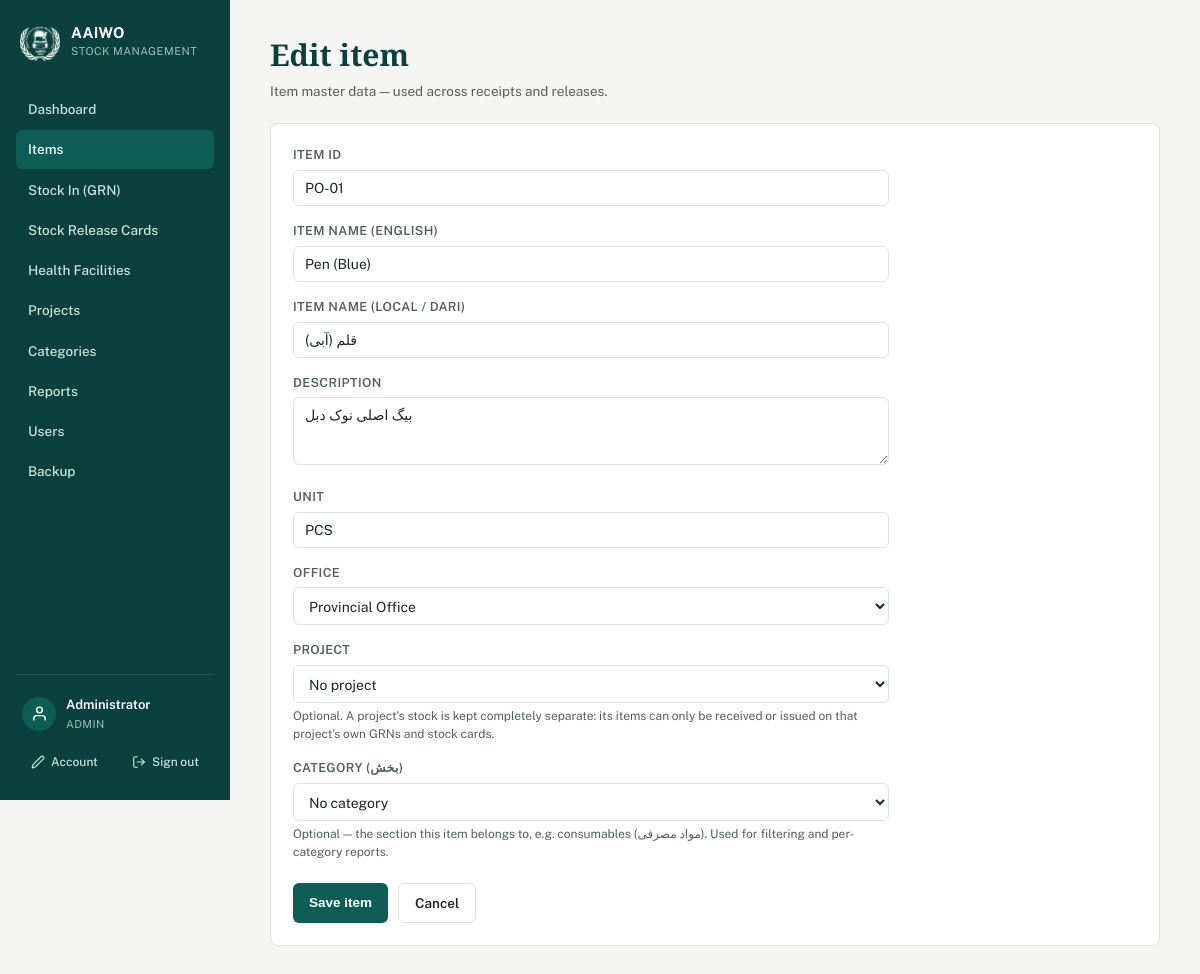
The app's page /item_form?id=1 (signed in) with its own data.
### tables this page shows
CREATE TABLE Users (
            UserID INTEGER PRIMARY KEY AUTOINCREMENT,
            Username TEXT NOT NULL UNIQUE,
            PasswordHash TEXT NOT NULL,
            FullName TEXT,
            Role TEXT NOT NULL DEFAULT 'staff',
            Active INTEGER NOT NULL DEFAULT 1,
            MustChangePassword INTEGER NOT NULL DEFAULT 0,
            CreatedAt TEXT NOT NULL DEFAULT (datetime('now'))
        , FailedLoginAttempts INTEGER NOT NULL DEFAULT 0, LockedUntil TEXT, Office TEXT);

CREATE TABLE Items (
    ItemID         INTEGER PRIMARY KEY,
    ItemNo         INTEGER,
    ItemName       TEXT NOT NULL,
    ItemNameLocal  TEXT,
    Description    TEXT,
    Unit           TEXT,
    OpeningQtyIn   INTEGER DEFAULT 0,
    OpeningQtyOut  INTEGER DEFAULT 0
, LowStockLevel REAL, Office TEXT DEFAULT 'main', ItemCode TEXT, ProjectID INTEGER, CategoryID INTEGER);

### config/db.php (called while the page is built, shortened)
<?php
function db_file_path(): string {
    return __DIR__ . '/../data/stock_management.sqlite';
}
function db(): PDO {
    static $pdo = null;
    if ($pdo === null) {
        $path = db_file_path();
        $pdo = new PDO('sqlite:' . $path);
        $pdo->setAttribute(PDO::ATTR_ERRMODE, PDO::ERRMODE_EXCEPTION);
        $pdo->setAttribute(PDO::ATTR_DEFAULT_FETCH_MODE, PDO::FETCH_ASSOC);
        $pdo->exec('PRAGMA foreign_keys = ON');
        stockapp_migrate($pdo);
    }
    return $pdo;
}
function stockapp_migrate(PDO $pdo): void {
    $pdo->exec("
        CREATE TABLE IF NOT EXISTS Users (
            UserID INTEGER PRIMARY KEY AUTOINCREMENT,
            Username TEXT NOT NULL UNIQUE COLLATE NOCASE,
            PasswordHash TEXT NOT NULL,
            FullName TEXT,
            Role TEXT NOT NULL DEFAULT 'staff',
            Active INTEGER NOT NULL DEFAULT 1,
            MustChangePassword INTEGER NOT NULL DEFAULT 0,
            CreatedAt TEXT NOT NULL DEFAULT (datetime('now'))
        )
    ");
    $auditCols = [
        'CreatedByUserID' => 'INTEGER',
        'UpdatedByUserID' => 'INTEGER',
        'CreatedAt' => 'TEXT',
        'UpdatedAt' => 'TEXT',
        'GroupName' => 'TEXT',
    ];
    foreach (['StockReceipts', 'StockReleases'] as $table) {
        $existing = array_column($pdo->query('PRAGMA table_info(' . $table . ')')->fetchAll(), 'name');
    }
    $stockReleasesExists = (bool)$pdo->query("SELECT name FROM sqlite_master WHERE type='table' AND name='StockReleases'")->fetchColumn();
    if ($stockReleasesExists) {
        $existingReleaseCols = array_column($pdo->query('PRAGMA table_info(StockReleases)')->fetchAll(), 'name');
    }
    $pdo->exec('CREATE TABLE IF NOT EXISTS Projects (
        ProjectID INTEGER PRIMARY KEY AUTOINCREMENT,
        ProjectName TEXT NOT NULL,
        Description TEXT,
        CreatedByUserID INTEGER,
        CreatedAt TEXT,
        UpdatedByUserID INTEGER,
        UpdatedAt TEXT
    )');
    foreach (['Items', 'StockReceipts', 'StockReleases'] as $projectTable) {
        $existingCols = array_column($pdo->query('PRAGMA table_info(' . $projectTable . ')')->fetchAll(), 'name');
    }
    $categoriesExisted = (bool)$pdo->query("SELECT name FROM sqlite_master WHERE type='table' AND name='ItemCategories'")->fetchColumn();
    $pdo->exec('CREATE TABLE IF NOT EXISTS ItemCategories (
        CategoryID INTEGER PRIMARY KEY AUTOINCREMENT,
        CategoryName TEXT NOT NULL,
        CategoryNameLocal TEXT,
        CreatedAt TEXT
    )');
    $existingItemCols = array_column($pdo->query('PRAGMA table_info(Items)')->fetchAll(), 'name');
    $existingUserCols = array_column($pdo->query('PRAGMA table_info(Users)')->fetchAll(), 'name');
    foreach (['Items', 'HealthFacilities', 'StockReceipts', 'StockReleases'] as $table) {
        $tableExists = (bool)$pdo->query("SELECT name FROM sqlite_master WHERE type='table' AND name='$table'")->fetchColumn();
        $cols = array_column($pdo->query('PRAGMA table_info(' . $table . ')')->fetchAll(), 'name');
    }
    $hfTableExists = (bool)$pdo->query("SELECT name FROM sqlite_master WHERE type='table' AND name='HealthFacilities'")->fetchColumn();
    if ($hfTableExists) {
        $existingHfCols = array_column($pdo->query('PRAGMA table_info(HealthFacilities)')->fetchAll(), 'name');
    }
    $itemsTableExists = (bool)$pdo->query("SELECT name FROM sqlite_master WHERE type='table' AND name='Items'")->fetchColumn();
    if ($itemsTableExists) {
        $existingItemCols = array_column($pdo->query('PRAGMA table_info(Items)')->fetchAll(), 'name');
    }
    $userCount = (int)$pdo->query('SELECT COUNT(*) FROM Users')->fetchColumn();
}

### item_form.php (the view, shortened to what this page needs)
<?php
require __DIR__ . '/includes/functions.php';
require_login();
$id = isset($_GET['id']) ? (int)$_GET['id'] : null;
$item = ['ItemName'=>'','ItemNameLocal'=>'','Description'=>'','Unit'=>'','OpeningQtyIn'=>0,'OpeningQtyOut'=>0,'Office'=>null,'ProjectID'=>null,'CategoryID'=>null];
$defaultProject = '';
$defaultCategory = '';
if ($id) {
    $stmt = db()->prepare('SELECT * FROM Items WHERE ItemID = ?');
    $stmt->execute([$id]);
    $found = $stmt->fetch();
    $item = $found;
}
require __DIR__ . '/includes/header.php';
?>
<div class="page-head">
  <div>
    <h1><?= $id ? 'Edit item' : 'New item' ?></h1>
    <p>Item master data — used across receipts and releases.</p>
  </div>
</div>
<div class="panel">
  <form class="stack" method="post" style="padding:22px;">
    <?php if ($id): ?>
    <div class="field">
      <label>Item ID</label>
      <input type="text" value="<?= h($item['ItemCode'] ?? '') ?>" disabled>
    </div>
    <?php endif; ?>
    <div class="field">
      <label>Item name (English)</label>
      <input type="text" name="ItemName" value="<?= h($item['ItemName']) ?>" required>
    </div>
    <div class="field">
      <label>Item name (local / Dari)</label>
      <input type="text" name="ItemNameLocal" value="<?= h($item['ItemNameLocal']) ?>">
    </div>
    <div class="field">
      <label>Description</label>
      <textarea name="Description" rows="3"><?= h($item['Description']) ?></textarea>
    </div>
    <div class="field">
      <label>Unit</label>
      <input type="text" name="Unit" value="<?= h($item['Unit']) ?>" placeholder="PCS, RAM, Box, Roll…">
    </div>
    <div class="field">
      <label>Office</label>
      <?php if (is_admin()): ?>
        <?= office_select_field('Office', $item['Office'] ?? null) ?>
      <?php else: ?>
        <input type="text" value="<?= h(office_label(current_user()['Office'] ?? null)) ?>" disabled>
      <?php endif; ?>
    </div>
    <div class="field">
      <label>Project</label>
      <?php
        $selectedProject = $id
            ? (($item['ProjectID'] ?? null) === null ? 'none' : (string)(int)$item['ProjectID'])
            : ($defaultProject !== '' ? $defaultProject : 'none');
      ?>
      <?= project_select_field('ProjectID', $selectedProject) ?>
      <div class="muted" style="font-size:12px;margin-top:4px;">Optional. A project's stock is kept completely separate: its items can only be received or issued on that project's own GRNs and stock cards.</div>
    </div>
    <div class="field">
      <label>Category (بخش)</label>
      <?php
        $selectedCategory = $id
            ? (($item['CategoryID'] ?? null) === null ? 'none' : (string)(int)$item['CategoryID'])
            : ($defaultCategory !== '' ? $defaultCategory : 'none');
      ?>
      <?= category_select_field('CategoryID', $selectedCategory) ?>
      <div class="muted" style="font-size:12px;margin-top:4px;">Optional — the section this item belongs to, e.g. consumables (مواد مصرفی). Used for filtering and per-category reports.</div>
    </div>
    <div class="actions">
      <button class="btn" type="submit">Save item</button>
      <a class="btn secondary" href="items">Cancel</a>
    </div>
  </form>
</div>
<?php require __DIR__ . '/includes/footer.php'; ?>

### includes/header.php (shortened to what this page needs)
<?php
require_once __DIR__ . '/functions.php';
$me = current_user();
$current = basename($_SERVER['SCRIPT_NAME']);
$importType = $_GET['type'] ?? ($_POST['import_type'] ?? '');
$isImportGrn = ($current === 'import.php' && $importType !== 'card');
$isImportCard = ($current === 'import.php' && $importType === 'card');
?>
<!DOCTYPE html>
<html lang="en">
<head>
<?php
$cssPath = __DIR__ . '/../assets/style.css';
$cssVer = is_file($cssPath) ? filemtime($cssPath) : 1;
?>
<link rel="stylesheet" href="<?= isset($assetPrefix) ? $assetPrefix : '' ?>assets/style.css?v=<?= $cssVer ?>">
</head>
<body>
<div class="shell">
  <aside class="sidebar">
    <div class="brand" title="Afghan Alfouz Innovational Welfare Organization">
      <img src="<?= isset($assetPrefix) ? $assetPrefix : '' ?>assets/logo-white.png" alt="AAIWO" class="brand-mark-logo">
      <div>
        <div class="brand-title">AAIWO</div>
        <div class="brand-sub">Stock Management</div>
      </div>
    </div>
    <nav>
      <a href="index" class="<?= $current==='index.php'?'active':'' ?>">Dashboard</a>
      <a href="items" class="<?= in_array($current, ['items.php','item_form.php','import_items.php','export_items.php'], true) ? 'active' : '' ?>">Items</a>
      <a href="receipts" class="<?= (in_array($current, ['receipts.php','receipt_form.php','receipt_view.php','export_excel.php'], true) || $isImportGrn) ? 'active' : '' ?>">Stock In (GRN)</a>
      <a href="releases" class="<?= (in_array($current, ['releases.php','release_form.php','release_view.php','export_excel.php'], true) || $isImportCard) ? 'active' : '' ?>">Stock Release Cards</a>
      <a href="health_facilities" class="<?= in_array($current, ['health_facilities.php','hf_form.php','import_hf.php','export_hf.php'], true) ? 'active' : '' ?>">Health Facilities</a>
      <?php if (($me['Role'] ?? '') === 'admin'): ?>
        <a href="projects" class="<?= in_array($current, ['projects.php','project_form.php'], true) ? 'active' : '' ?>">Projects</a>
        <a href="categories" class="<?= in_array($current, ['categories.php','category_form.php'], true) ? 'active' : '' ?>">Categories</a>
        <a href="reports" class="<?= $current==='reports.php'?'active':'' ?>">Reports</a>
        <a href="users" class="<?= $current==='users.php'||$current==='user_form.php'?'active':'' ?>">Users</a>
        <a href="backup" class="<?= $current==='backup.php'?'active':'' ?>">Backup</a>
      <?php endif; ?>
    </nav>
    <div class="sidebar-account">
      <div class="account-card">
        <span class="account-avatar" aria-hidden="true">
          <svg viewBox="0 0 24 24" fill="none" stroke="currentColor" stroke-width="2" stroke-linecap="round" stroke-linejoin="round"><path d="M20 21v-2a4 4 0 0 0-4-4H8a4 4 0 0 0-4 4v2"></path><circle cx="12" cy="7" r="4"></circle></svg>
        </span>
        <div class="account-meta">
          <div class="account-name"><?= h($me['FullName'] ?? '') ?></div>
          <div class="account-role">
            <?= h(ucfirst($me['Role'] ?? '')) ?>
          </div>
        </div>
      </div>
      <div class="account-actions">
        <a href="my_account" class="account-action" title="My account">
          <svg viewBox="0 0 24 24" fill="none" stroke="currentColor" stroke-width="2" stroke-linecap="round" stroke-linejoin="round"><path d="M17 3a2.85 2.83 0 1 1 4 4L7.5 20.5 2 22l1.5-5.5Z"></path></svg>
          <span>Account</span>
        </a>
        <a href="logout" class="account-action" title="Sign out">
          <svg viewBox="0 0 24 24" fill="none" stroke="currentColor" stroke-width="2" stroke-linecap="round" stroke-linejoin="round"><path d="M9 21H5a2 2 0 0 1-2-2V5a2 2 0 0 1 2-2h4"></path><polyline points="16 17 21 12 16 7"></polyline><line x1="21" y1="12" x2="9" y2="12"></line></svg>
          <span>Sign out</span>
        </a>
      </div>
    </div>
  </aside>
  <main class="content">

### includes/functions.php (shortened to what this page needs)
<?php
require_once __DIR__ . '/../config/db.php';
function h(?string $s): string {
    return htmlspecialchars($s ?? '', ENT_QUOTES, 'UTF-8');
}
function current_user(): ?array {
    return $_SESSION['user_full'] ?? null;
}
function require_login(): void {
    $stmt = db()->prepare('SELECT * FROM Users WHERE UserID = ?');
    $stmt->execute([$_SESSION['user']['UserID']]);
}
function is_admin(): bool {
    return (current_user()['Role'] ?? '') === 'admin';
}
function office_options(): array {
    return ['provincial' => 'Provincial Office', 'main' => 'Main Office'];
}
function all_projects(): array {
    return db()->query('SELECT * FROM Projects ORDER BY ProjectName')->fetchAll();
}
function project_options_html($selected, bool $includeAll = false): string {
    $selected = (string)$selected;
    $out = '';
    $out .= '<option value="none"' . ($selected === 'none' ? ' selected' : '') . '>No project</option>';
    foreach (all_projects() as $p) {
        $val = (string)(int)$p['ProjectID'];
        $out .= '<option value="' . $val . '"' . ($selected === $val ? ' selected' : '') . '>'
              . h($p['ProjectName']) . '</option>';
    }
    return $out;
}
function project_select_field(string $name, $selected, string $attrs = ''): string {
    return '<select name="' . h($name) . '" ' . $attrs . '>'
         . project_options_html($selected)
         . '</select>';
}
function all_categories(): array {
    return db()->query('SELECT * FROM ItemCategories ORDER BY CategoryName')->fetchAll();
}
function category_options_html($selected, bool $includeAll = false): string {
    $selected = (string)$selected;
    $out = '';
    $out .= '<option value="none"' . ($selected === 'none' ? ' selected' : '') . '>No category</option>';
    foreach (all_categories() as $c) {
        $val = (string)(int)$c['CategoryID'];
        $out .= '<option value="' . $val . '"' . ($selected === $val ? ' selected' : '') . '>'
              . h($c['CategoryName'])
              . ($c['CategoryNameLocal'] ? ' — ' . h($c['CategoryNameLocal']) : '')
              . '</option>';
    }
    return $out;
}
function category_select_field(string $name, $selected, string $attrs = ''): string {
    return '<select name="' . h($name) . '" ' . $attrs . '>'
         . category_options_html($selected)
         . '</select>';
}
function office_select_field(string $name, ?string $selected, string $extraAttrs = ''): string {
    $html = '<select name="' . h($name) . '" ' . $extraAttrs . '>';
    foreach (office_options() as $key => $label) {
        $sel = ($selected === $key) ? ' selected' : '';
        $html .= '<option value="' . h($key) . '"' . $sel . '>' . h($label) . '</option>';
    }
    $html .= '</select>';
    return $html;
}

### records on screen
users: FullName "Administrator", Role "ADMIN"
items: ItemCode "PO-01", ItemName "Pen (Blue)", ItemNameLocal "قلم (آبی)", Description "بیگ اصلی نوک دبل", Unit "PCS", ProjectID "No project", CategoryID "No category"

### other values on screen
form field Office "Provincial Office"
